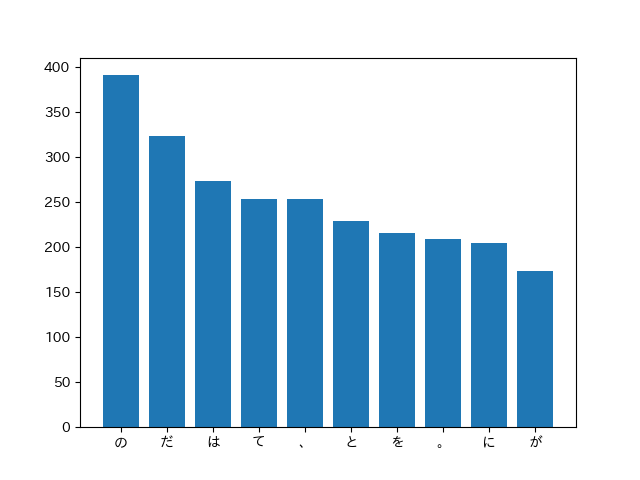

The script that saved this image:
# 「猫」とよく共起する（共起頻度が高い）10語とその出現頻度をグラフ（例えば棒グラフなど）で表示せよ．

import os
import json
import matplotlib
import matplotlib.pyplot as plt
import japanize_matplotlib
from functools import reduce

with open(os.path.dirname(__file__) + "/30answer.txt", mode="r") as f:
    sentenses = json.loads(f.read())

dict = {}

for sentense in sentenses:
    neko_exists = any(word["base"] == "猫" for word in sentense)

    if neko_exists:
        for word in sentense:
            if word["base"] != "猫":
                dict[word["base"]] = dict.get(word["base"], 0) + 1

list1 = sorted(dict.items(), key=lambda x: x[1], reverse=True)[0:10]
common_words = list(map(lambda x: x[0], list1))
nums = list(map(lambda x: x[1], list1))

matplotlib.use('Agg')
plt.bar(x=common_words, height=nums)
plt.savefig(os.path.dirname(__file__) + "/37.png")
